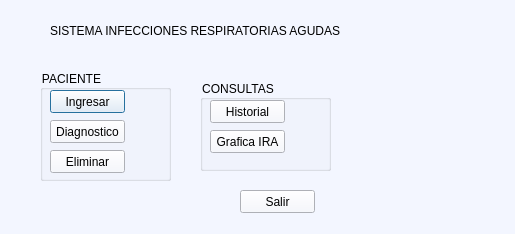
<?xml version="1.0" encoding="UTF-8"?>
<ui version="4.0">
 <class>Dialog</class>
 <widget class="QDialog" name="Dialog">
  <property name="geometry">
   <rect>
    <x>0</x>
    <y>0</y>
    <width>515</width>
    <height>234</height>
   </rect>
  </property>
  <property name="windowTitle">
   <string>Sistema de diagnostico IRA</string>
  </property>
  <property name="styleSheet">
   <string notr="true">background-color: rgb(243, 246, 255);
background-color: rgb(243, 246, 255);
</string>
  </property>
  <widget class="QLabel" name="label">
   <property name="geometry">
    <rect>
     <x>50</x>
     <y>20</y>
     <width>441</width>
     <height>21</height>
    </rect>
   </property>
   <property name="minimumSize">
    <size>
     <width>281</width>
     <height>21</height>
    </size>
   </property>
   <property name="styleSheet">
    <string notr="true">font: 16pt &quot;Arial&quot;;
font: 75 16pt &quot;Arial&quot;;
font: 12pt &quot;Arial&quot;;</string>
   </property>
   <property name="text">
    <string>SISTEMA INFECCIONES RESPIRATORIAS AGUDAS </string>
   </property>
  </widget>
  <widget class="QGroupBox" name="groupBox">
   <property name="geometry">
    <rect>
     <x>40</x>
     <y>70</y>
     <width>131</width>
     <height>111</height>
    </rect>
   </property>
   <property name="title">
    <string>PACIENTE</string>
   </property>
   <widget class="QPushButton" name="ipaciente">
    <property name="geometry">
     <rect>
      <x>10</x>
      <y>20</y>
      <width>75</width>
      <height>23</height>
     </rect>
    </property>
    <property name="text">
     <string>Ingresar</string>
    </property>
   </widget>
   <widget class="QPushButton" name="epaciente">
    <property name="geometry">
     <rect>
      <x>10</x>
      <y>80</y>
      <width>75</width>
      <height>23</height>
     </rect>
    </property>
    <property name="text">
     <string>Eliminar</string>
    </property>
   </widget>
   <widget class="QPushButton" name="diagnostico1">
    <property name="geometry">
     <rect>
      <x>10</x>
      <y>50</y>
      <width>75</width>
      <height>23</height>
     </rect>
    </property>
    <property name="text">
     <string>Diagnostico</string>
    </property>
   </widget>
  </widget>
  <widget class="QGroupBox" name="groupBox_2">
   <property name="geometry">
    <rect>
     <x>200</x>
     <y>80</y>
     <width>131</width>
     <height>91</height>
    </rect>
   </property>
   <property name="title">
    <string>CONSULTAS</string>
   </property>
   <widget class="QPushButton" name="historial">
    <property name="geometry">
     <rect>
      <x>10</x>
      <y>20</y>
      <width>75</width>
      <height>23</height>
     </rect>
    </property>
    <property name="text">
     <string>Historial</string>
    </property>
   </widget>
   <widget class="QPushButton" name="grafica">
    <property name="geometry">
     <rect>
      <x>10</x>
      <y>50</y>
      <width>75</width>
      <height>23</height>
     </rect>
    </property>
    <property name="text">
     <string>Grafica IRA</string>
    </property>
   </widget>
  </widget>
  <widget class="QPushButton" name="salir">
   <property name="geometry">
    <rect>
     <x>240</x>
     <y>190</y>
     <width>75</width>
     <height>23</height>
    </rect>
   </property>
   <property name="text">
    <string>Salir</string>
   </property>
  </widget>
  <widget class="QLabel" name="label_2">
   <property name="geometry">
    <rect>
     <x>360</x>
     <y>60</y>
     <width>141</width>
     <height>131</height>
    </rect>
   </property>
   <property name="text">
    <string/>
   </property>
   <property name="pixmap">
    <pixmap>lungs-2803208_960_720.png</pixmap>
   </property>
   <property name="scaledContents">
    <bool>true</bool>
   </property>
   <property name="wordWrap">
    <bool>true</bool>
   </property>
  </widget>
 </widget>
 <resources/>
 <connections>
  <connection>
   <sender>salir</sender>
   <signal>clicked()</signal>
   <receiver>Dialog</receiver>
   <slot>close()</slot>
   <hints>
    <hint type="sourcelabel">
     <x>282</x>
     <y>208</y>
    </hint>
    <hint type="destinationlabel">
     <x>288</x>
     <y>292</y>
    </hint>
   </hints>
  </connection>
 </connections>
</ui>
